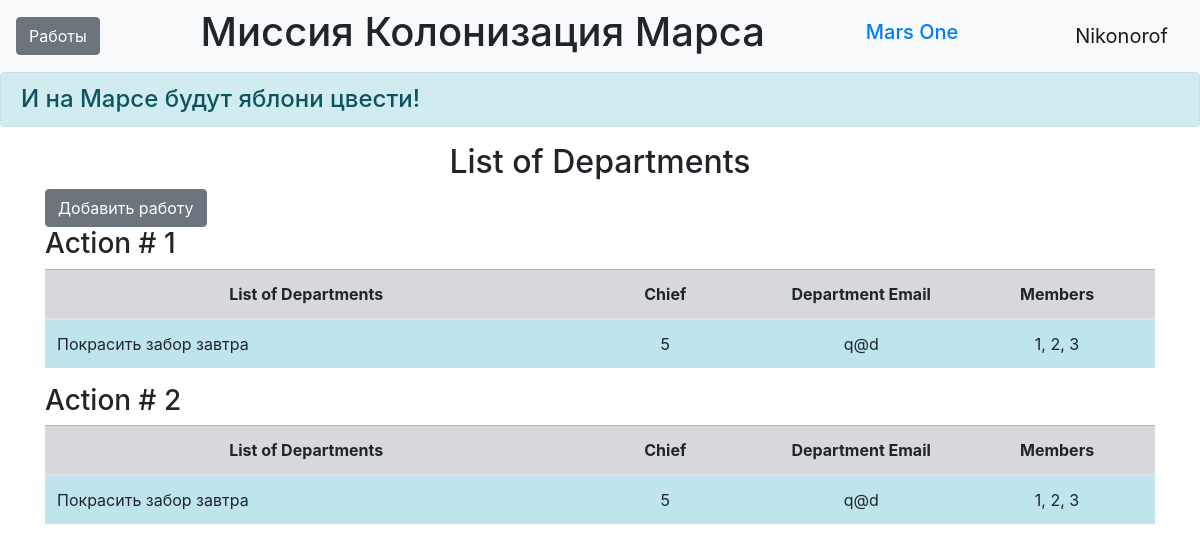
The page /depart (signed in) on the database its author committed.
### data/users.py (models this page shows, shortened)
class User(SqlAlchemyBase, UserMixin):
    __tablename__ = 'users'
    id = sqlalchemy.Column(sqlalchemy.Integer,
                           primary_key=True, autoincrement=True)
    surname = sqlalchemy.Column(sqlalchemy.String, nullable=True)
    name = sqlalchemy.Column(sqlalchemy.String, nullable=True)
    age = sqlalchemy.Column(sqlalchemy.Integer, nullable=True)
    position = sqlalchemy.Column(sqlalchemy.String, nullable=True)
    speciality = sqlalchemy.Column(sqlalchemy.String, nullable=True)
    address = sqlalchemy.Column(sqlalchemy.String, nullable=True)
    email = sqlalchemy.Column(sqlalchemy.String,
                              index=True, unique=True, nullable=True)
    hashed_password = sqlalchemy.Column(sqlalchemy.String, nullable=True)
    modified_date = sqlalchemy.Column(sqlalchemy.DateTime,
                                      default=datetime.datetime.now)
    jobs = orm.relationship('Jobs', back_populates='user')

### data/department.py (models this page shows)
class Depart(SqlAlchemyBase):
    __tablename__ = 'departments'
    id = sqlalchemy.Column(sqlalchemy.Integer,
                           primary_key=True, autoincrement=True)
    team_leader = sqlalchemy.Column(sqlalchemy.Integer,
                                    sqlalchemy.ForeignKey("users.id"))
    title = sqlalchemy.Column(sqlalchemy.String, nullable=True)
    chief = sqlalchemy.Column(sqlalchemy.String, nullable=True)
    members = sqlalchemy.Column(sqlalchemy.String, nullable=True)
    email = sqlalchemy.Column(sqlalchemy.String, default=True)
    start_date = sqlalchemy.Column(sqlalchemy.DateTime,
                                   default=datetime.datetime.now)
    end_date = sqlalchemy.Column(sqlalchemy.DateTime,
                                 default=datetime.datetime.now)
    user = orm.relationship('User')

### main.py (the view)
@app.route('/depart')
def depart():
    db_sess = db_session.create_session()
    jobs = db_sess.query(Depart).all()
    return render_template('deportaments.html', jobs=jobs)

### data/db_session.py (called while the page is built)
def create_session() -> Session:
    global __factory
    return __factory()

### main.py (called while the page is built)
@login_manager.user_loader
def load_user(user_id):
    db_sess = db_session.create_session()
    return db_sess.query(User).get(user_id)

### templates/deportaments.html (shortened to what this page needs)
{% extends "base.html" %}
{% block content %}
<h2>List of Departments</h2>
{% if current_user.is_authenticated %}
    <a href="add_jobs" class="btn btn-secondary">Добавить работу</a>
{% endif %}
{% for item in jobs %}
<h3>Action # {{item.id}}</h3>
<table class="table">
  <thead>
    <tr class="table-secondary cell-1">
      <th scope="col" width="40%">List of Departments</th>
      <th scope="col" width="15%">Chief</th>
      <th scope="col" width="15%">Department Email</th>
      <th scope="col" width="15%">Members</th>
    </tr>
  </thead>
  <tbody>
    <tr>
      <td scope="row" class="table-info">{{item.title}}</td>
      <td class="table-info" align="center">{{item.chief}}</td>
      <td class="table-info" align="center">{{item.email}}</td>
      <td class="table-info" align="center">{{item.members}}</td>
    </tr>
</table>
{% endfor %}
{% endblock %}

### templates/base.html (shortened to what this page needs)
<!doctype html>
<html lang="en">
<head>
    <link rel="stylesheet"
          href="https://stackpath.bootstrapcdn.com/bootstrap/4.4.1/css/bootstrap.min.css"
>
    <link rel="stylesheet" type="text/css" href="../static/css/style.css" />
</head>
<body>
<header>
    <nav class="navbar navbar-light bg-light">
        {% if current_user.is_authenticated %}
        <a href="jobs" class="btn btn-secondary">Работы</a>
    {% endif %}
        <h1 class="muted-text">Миссия Колонизация Марса</h1>
        <h1 class="navbar-brand"><a href="#">Mars One</a></h1>
        {% if current_user.is_authenticated %}
    <a class="navbar-brand" href="/logout">{{ current_user.name }}</a>
{% else %}
    <p>
        <a class="btn btn-primary " href="/register">Зарегистрироваться</a>
        <a class="btn btn-success" href="/login">Войти</a>
    </p>
{% endif %}
    </nav>
    <h4 class="alert alert-info">И на Марсе будут яблони цвести!</h4>
</header>
<main role="main" class="container">
    {% block content %}{% endblock %}
</main>
</body>
</html>

### static/css/style.css (style rules this page uses)
th, center-text { text-align: center; vertical-align: middle; }
h2 { text-align: center; }
.cell-1 { vertical-align: middle; }

### rows shown on the page
User: name "Nikonorof"
Depart: id "1", title "Покрасить забор завтра", chief "5", email "q@d", members "1, 2, 3"
Depart: id "2", title "Покрасить забор завтра", chief "5", email "q@d", members "1, 2, 3"
